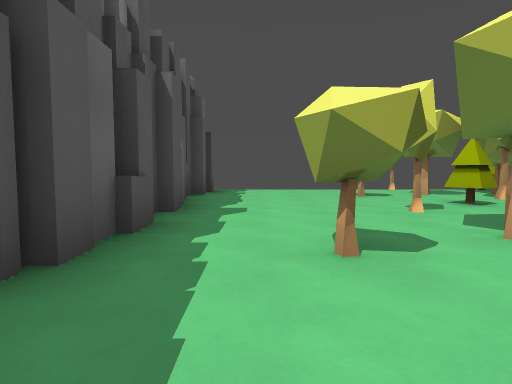
View 1 (above)

17 first-person views from a walk through a Godot game level. The camera is 1.3 m above the floor, tilts 4° down and sees 75° across. The floor is counted in squares, 2 m on a side. Each view is taken from the middle of a square. On the plan, view 1 faces up. The plan holds only what a view shows up to about 10 squares ahead; the rest is blank. The place goes on beyond the plan. Characters and animated objects are not drawn.

View 2
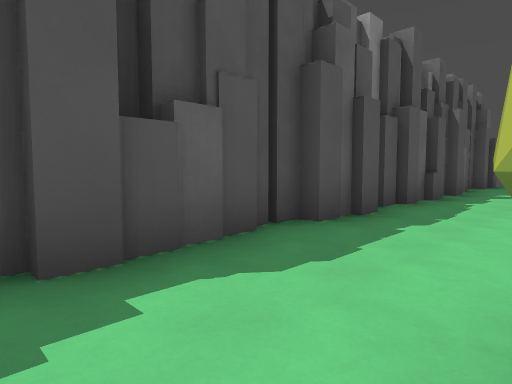

View 3
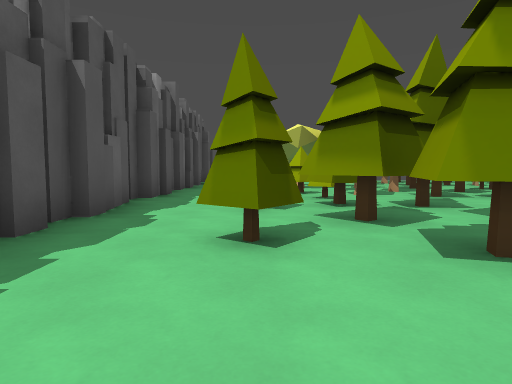

View 4
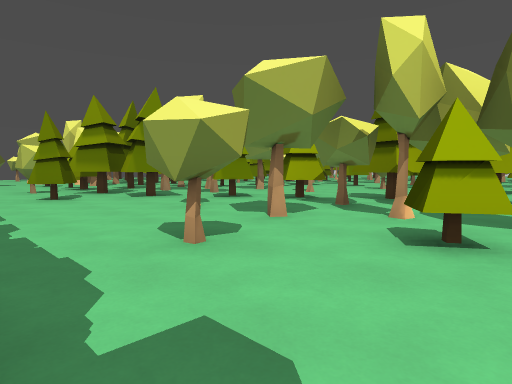

View 5
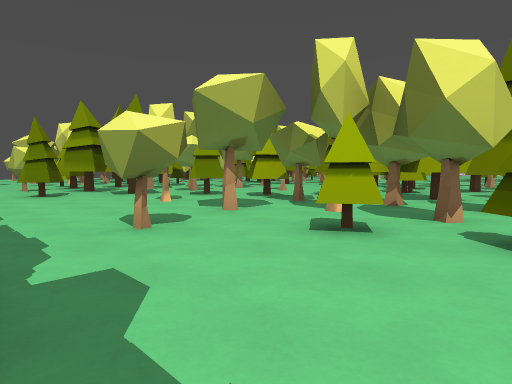

View 6
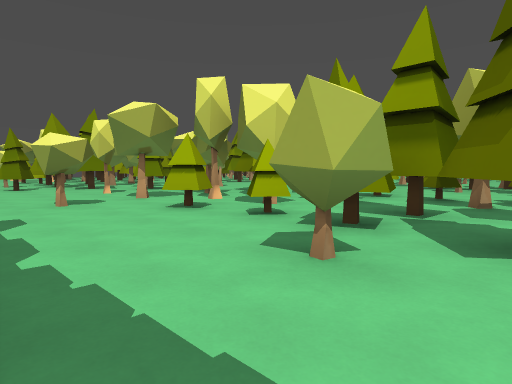

View 7
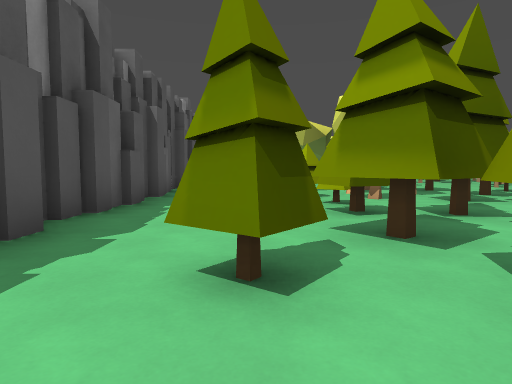

View 8
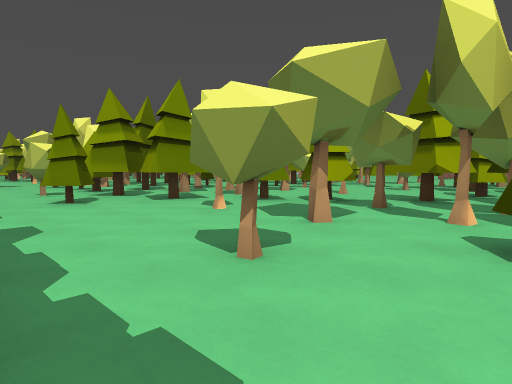

View 9
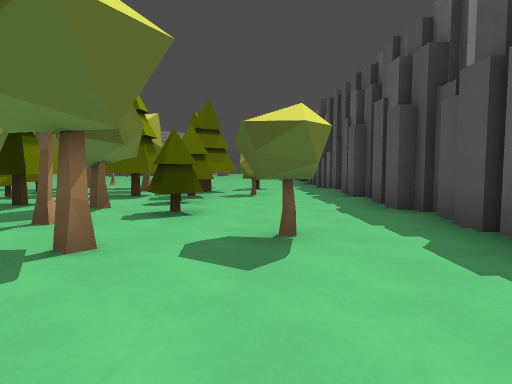

View 10
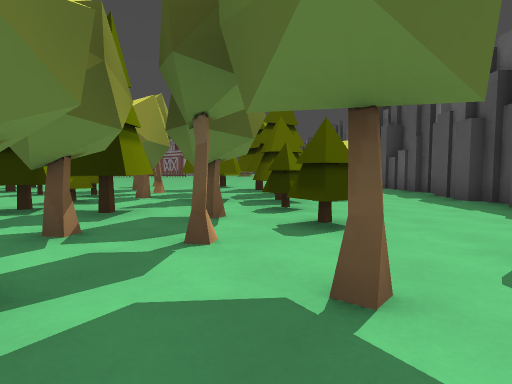

View 11
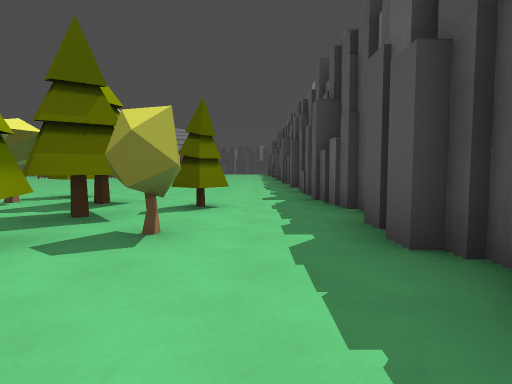

View 12
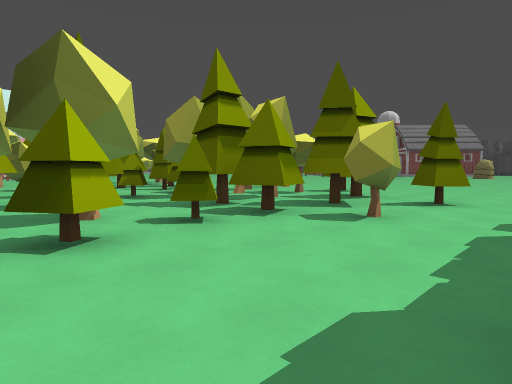

View 13
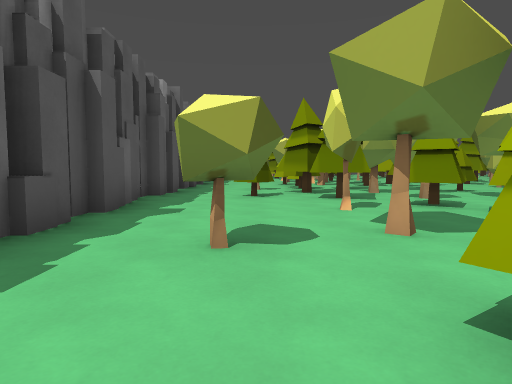

View 14
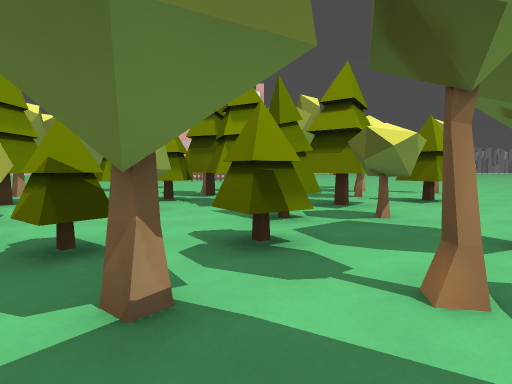

View 15
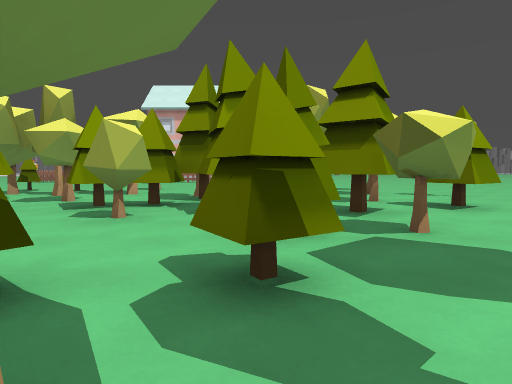

View 16
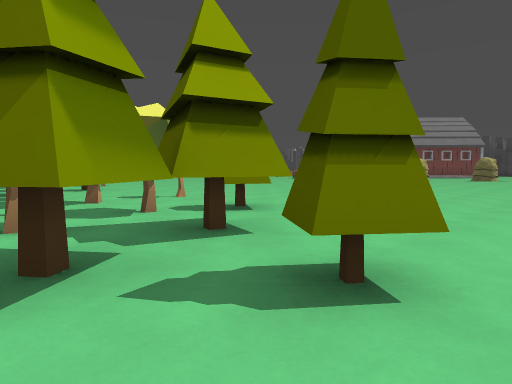

View 17
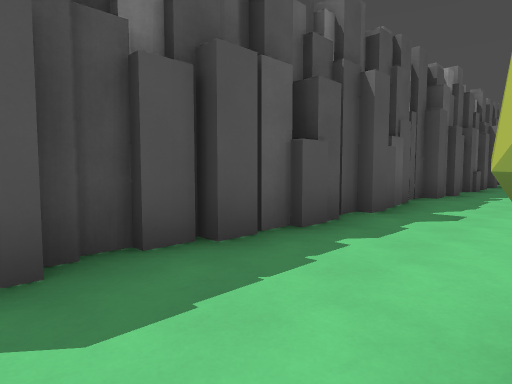

### Floor plan
Key: @ floor where view 1 was taken; # wall or solid block; x gap in a wall; . floor; R rock; T thing the floor can be seen under or through.
Columns run from 2 left of view 1 to 15 right of it. Each row starts with its distance up from view 1.
 11 R
 10 R........#
  9 R.......##
  8 #....x..
  7 #......#
  6 #.....##
  5 #...#.
  4 #.....
  3 #..##.
  2 #..##
  1 #...#
  0 #.@..
 -1 #....#
 -2 #...##
 -3 #..###
 -4 #...##
 -5 #..#.#
 -6 #....###
 -7 #.....##
 -8 #...#..#
 -9 #......#
-10 #.....##
-11 #.....##
-12 #...#..#
-13 #....###
-14 #....#
-15 #...##
-16 #..###
-17 #...##
-18 #..#.##
-19 #....###
-20 #.....##
-21 #...#..#
-22 #......#         #
-23 #..#..##      ###.
-24 #.....TT     ###
-25 #...#.TT     ##..
-26 #....TTTTT#  T...
-27 R........#.T T...
-28 R..#TTT.##.TTTT#
-29 R...TT...#x #
-30 #...TTT.#...#
-31 #..#.T.T..#.###..
-32 #....##.....##..#

Positions as (right, up) in squares from view 1, and headings:
1: (0, 0), facing up
2: (1, -4), facing up-left
3: (1, -8), facing up
4: (-1, -13), facing up-right
5: (-1, -14), facing up-right
6: (-1, -17), facing up-right
7: (1, -20), facing up
8: (-1, -25), facing up-right
9: (1, -20), facing down
10: (3, -21), facing down
11: (0, -25), facing down
12: (-1, -24), facing down-right
13: (1, -26), facing up
14: (4, -29), facing right
15: (5, -29), facing right
16: (0, -29), facing down-right
17: (1, -17), facing up-left
